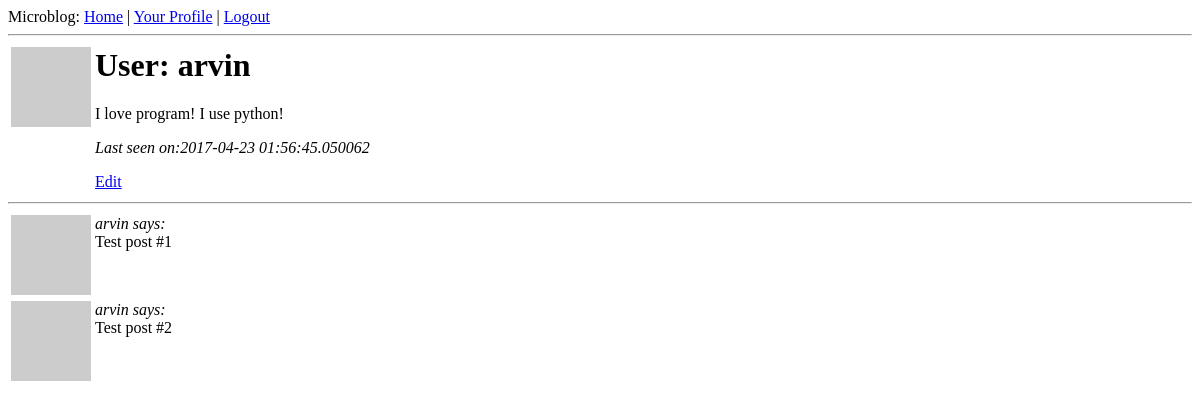
The app's page /user/arvin (signed in), older data.
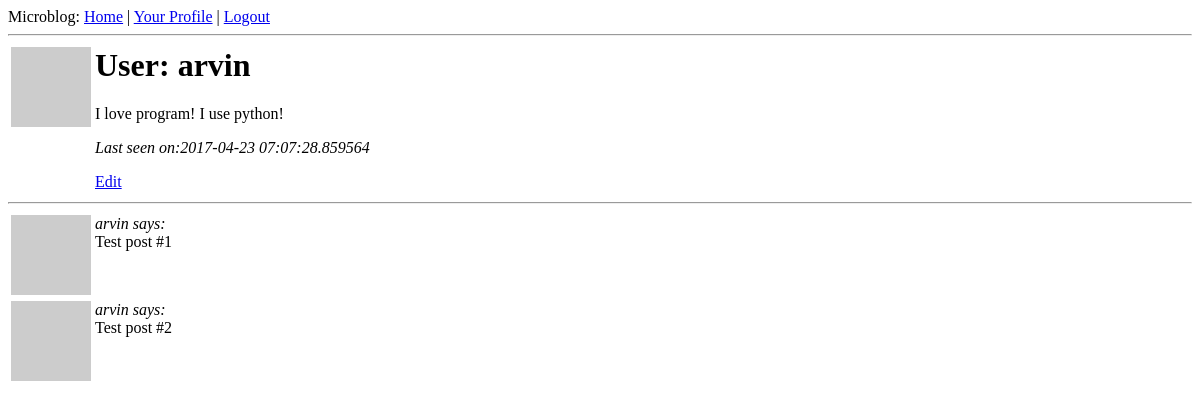
The same page, newer data.
### app/models.py (models this page shows, shortened)
class User(UserMixin, db.Model):
    id = db.Column(db.Integer, primary_key=True)
    nickname = db.Column(db.String(64), index=True, unique=True)
    email = db.Column(db.String(120), index=True, unique=True)
    posts = db.relationship('Post', backref='author', lazy='dynamic')
    about_me = db.Column(db.String(140))
    last_seen = db.Column(db.DateTime)
    def avatar(self, size):
        return 'http://www.gravatar.com/avatar/%s?d=mm&s=%d' % (
            md5(self.email.encode('utf-8')).hexdigest(), size)

### app/views.py (the view)
@app.route('/user/<nickname>')
@login_required
def user(nickname):
    user = User.query.filter_by(nickname=nickname).first()
    if user is None:
        flash('User {} not found'.format(nickname))
        return redirect(url_for('index'))
    posts = [
        {'author': user, 'body': 'Test post #1'},
        {'author': user, 'body': 'Test post #2'}
    ]
    return render_template('user.html',
                           user=user,
                           posts=posts)

### app/views.py (called while the page is built)
@lm.user_loader
def load_user(id):
    return User.query.get(int(id))

@app.before_request
def before_request():
    g.user = current_user
    if g.user.is_authenticated:
        g.user.last_seen = datetime.utcnow()
        db.session.add(g.user)
        db.session.commit()

### app/templates/user.html
{% extends "base.html" %}
{% block content %}
     <table>
      <tr valign="top">
          <td><img src="{{ user.avatar(128) }}"></td>
          <td><h1>User: {{ user.nickname }}</h1>
              {% if user.about_me %}<p>{{ user.about_me }}</p>{% endif %}
              {% if user.last_seen %}<p><i>Last seen on:{{ user.last_seen }}</i></p>{% endif %}
              {% if user.id == g.user.id %}<p><a href="{{ url_for('edit')}}">Edit</a></p>{% endif %}
          </td>
      </tr>
     </table>
    <hr>
    {% for post in posts %}
        {% include 'post.html' %}
    {% endfor %}
{% endblock %}

### app/templates/base.html (shortened to what this page needs)
<html>
  <head>
  </head>
  <body>
    <div>Microblog:
      <a href="{{ url_for('index')}}">Home</a>
      {% if g.user.is_authenticated %}
      | <a href="{{ url_for('user', nickname = g.user.nickname) }}">Your Profile</a>
      | <a href="{{ url_for('logout')}}">Logout</a>
      {% endif %}
    </div>
    <hr>
    {% block content %}
    {% endblock %}
  </body>
</html>

### app/templates/post.html
<table>
  <tr valign="top">
      <td><img src="{{ post.author.avatar(50) }}"></td><td><i>{{ post.author.nickname }} says:</i><br>{{ post.body }}</td>
  </tr>
</table>

Row changes from the older to the newer data that the page shows:
changed User "arvin": last_seen "2017-04-23 01:56:45.050062" → "2017-04-23 07:07:28.859564"
